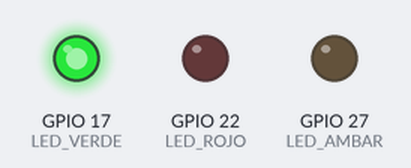
The program below on a simulated Raspberry Pi (BCM pin numbers). Shown: output pins drawn as LEDs (lit = HIGH).

Above: at 2.5 s.
At 6.0 s:
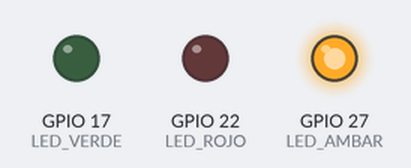
At 12.0 s:
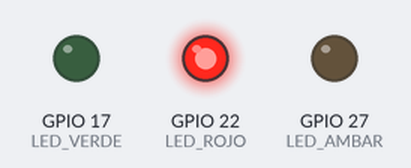
Timing chart, 0 to 22.1 s (numbered marks = the images above):
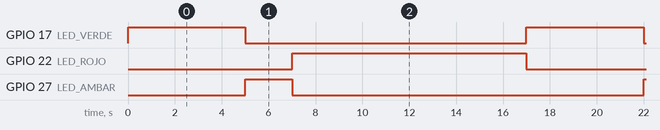

Measured:
- by itself, GPIO 17 (LED_VERDE): alternates HIGH for 5.0 s and LOW for 12.0 s
- by itself, GPIO 22 (LED_ROJO): alternates HIGH for 10.0 s and LOW for 7.0 s
- by itself, GPIO 27 (LED_AMBAR): alternates HIGH for 2.0 s and LOW for 15.0 s

The program:

etapa3.py
```python
from gpiozero import LED
from time import sleep

LED_VERDE = LED(17)
LED_AMBAR = LED(27)
LED_ROJO = LED(22)

try:
    while True:
        LED_VERDE.on()
        sleep(5)
        LED_VERDE.off()

        LED_AMBAR.on()
        sleep(2)
        LED_AMBAR.off()

        LED_ROJO.on()
        sleep(10)
        LED_ROJO.off()

except KeyboardInterrupt:
    LED_VERDE.off()
    LED_AMBAR.off()
    LED_ROJO.off()
```
